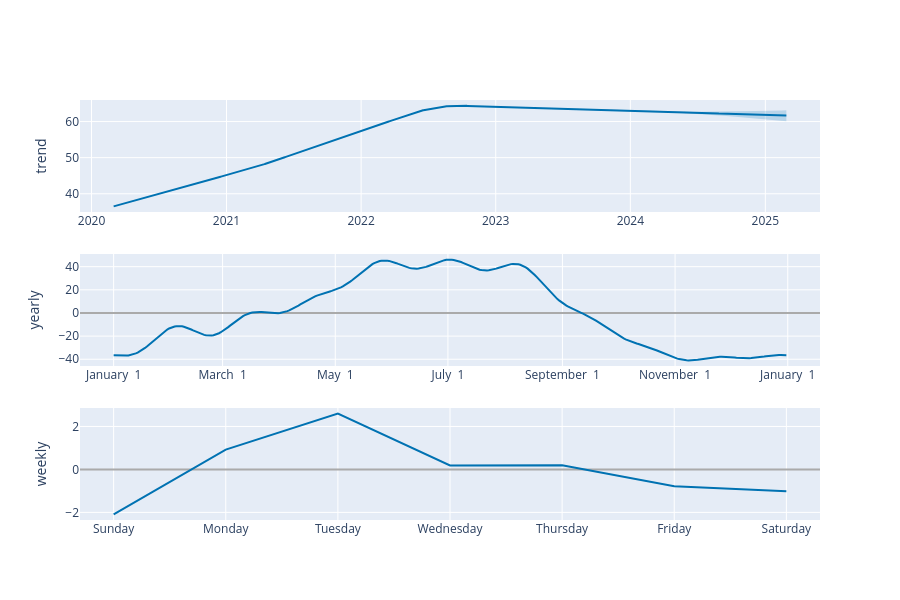

The cell this chart's notebook holds for it:
### Code cell
# verificando os componentes da previsão

plot_components_plotly(modelo, previsao)

### Figure 1 — Plotly figure (JSON) as saved in the notebook; plotly's stock layout.template omitted (floating-point values rounded to 4 significant figures; data arrays with more than 128 entries replaced by an {"elided": "..."} marker saying what was removed)
{"data": [{"line": {"color": "#0072B2", "width": 2}, "mode": "lines", "name": "trend", "type": "scatter", "x": {"elided": "1825 str values"}, "xaxis": "x", "y": {"elided": "1825 float values"}, "yaxis": "y"}, {"line": {"color": "rgba(0, 114, 178, 0.2)", "width": 0}, "mode": "lines", "name": "trend_upper", "type": "scatter", "x": {"elided": "1825 str values"}, "xaxis": "x", "y": {"elided": "1825 float values"}, "yaxis": "y"}, {"fill": "tonexty", "fillcolor": "rgba(0, 114, 178, 0.2)", "line": {"color": "rgba(0, 114, 178, 0.2)", "width": 0}, "mode": "lines", "name": "trend_lower", "type": "scatter", "x": {"elided": "1825 str values"}, "xaxis": "x", "y": {"elided": "1825 float values"}, "yaxis": "y"}, {"line": {"color": "#0072B2", "width": 2}, "mode": "lines", "name": "yearly", "type": "scatter", "x": {"elided": "365 str values"}, "xaxis": "x2", "y": {"elided": "365 float values"}, "yaxis": "y2"}, {"line": {"color": "#0072B2", "width": 2}, "mode": "lines", "name": "weekly", "type": "scatter", "x": ["2017-01-01T00:00:00.000000000", "2017-01-02T00:00:00.000000000", "2017-01-03T00:00:00.000000000", "2017-01-04T00:00:00.000000000", "2017-01-05T00:00:00.000000000", "2017-01-06T00:00:00.000000000", "2017-01-07T00:00:00.000000000"], "xaxis": "x3", "y": [-2.094, 0.9203, 2.6, 0.1873, 0.1905, -0.7814, -1.022], "yaxis": "y3"}], "layout": {"height": 600, "showlegend": false, "width": 900, "xaxis": {"anchor": "y", "domain": [0, 1], "range": ["2019-11-30T19:12:00", "2025-05-29T04:48:00"], "type": "date"}, "xaxis2": {"anchor": "y2", "domain": [0, 1], "range": ["2016-12-13T18:54:02.958904115", "2018-01-18T11:04:57.863013581"], "tickformat": "%B %e", "type": "date"}, "xaxis3": {"anchor": "y3", "domain": [0, 1], "range": ["2016-12-31T16:48:00", "2017-01-07T07:12:00"], "tickformat": "%A", "type": "date"}, "yaxis": {"anchor": "x", "domain": [0.7333, 1], "rangemode": "normal", "title": {"text": "trend"}, "zerolinecolor": "#AAA"}, "yaxis2": {"anchor": "x2", "domain": [0.3667, 0.6333], "title": {"text": "yearly"}, "zerolinecolor": "#AAA"}, "yaxis3": {"anchor": "x3", "domain": [0, 0.2667], "title": {"text": "weekly"}, "zerolinecolor": "#AAA"}}}
